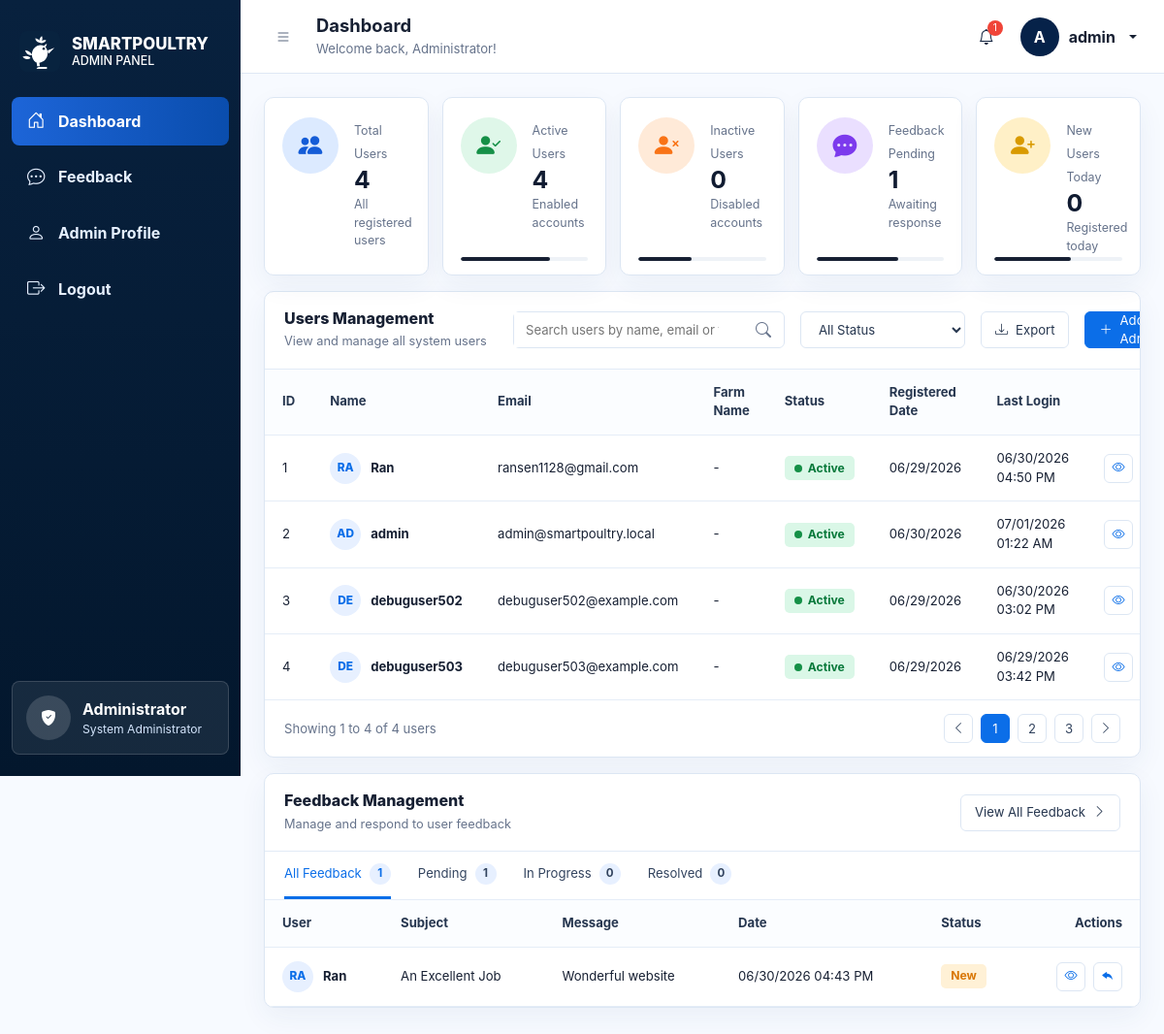
/admin-dashboard/ (signed in), run on the app's committed database.
### smartpoultry/accounts/models.py (models this page shows, shortened)
class UserProfile(AbstractUser):
    ROLE_CHOICES = [
        ('admin', 'Farm Administrator'),
        ('manager', 'Farm Manager'),
        ('staff', 'Staff Member'),
        ('viewer', 'Viewer Only'),
    ]
    phone = models.CharField(max_length=20, blank=True)
    role = models.CharField(max_length=20, choices=ROLE_CHOICES, default='staff')
    farm = models.ForeignKey('core.Farm', on_delete=models.CASCADE, null=True, blank=True)
    is_active_user = models.BooleanField(default=True)
    created_at = models.DateTimeField(auto_now_add=True)
    updated_at = models.DateTimeField(auto_now=True)
    class Meta:
        verbose_name_plural = "User Profiles"

### smartpoultry/core/models.py (models this page shows, shortened)
class Feedback(models.Model):
    STATUS_CHOICES = [
        ('new', 'New'),
        ('reviewed', 'Reviewed'),
        ('resolved', 'Resolved'),
        ('archived', 'Archived'),
    ]
    user = models.ForeignKey(settings.AUTH_USER_MODEL, on_delete=models.SET_NULL, null=True, blank=True, related_name='feedback_items')
    subject = models.CharField(max_length=255)
    message = models.TextField()
    rating = models.PositiveSmallIntegerField(default=5)
    status = models.CharField(max_length=20, choices=STATUS_CHOICES, default='new')
    admin_response = models.TextField(blank=True)
    created_at = models.DateTimeField(auto_now_add=True)
    updated_at = models.DateTimeField(auto_now=True)
    class Meta:
        ordering = ['-created_at']

### smartpoultry/core/views.py (the view)
    @login_required(login_url='login')
    def wrapper(request, *args, **kwargs):
        if is_admin_user(request.user):
            return view_func(request, *args, **kwargs)
        return HttpResponseForbidden('You do not have permission to access this page.')

### smartpoultry/core/views.py (called while the page is built)
def is_admin_user(user):
    return user.is_authenticated and (user.is_staff or user.is_superuser)

def admin_required(view_func):
    @login_required(login_url='login')
    def wrapper(request, *args, **kwargs):
        if is_admin_user(request.user):
            return view_func(request, *args, **kwargs)
        return HttpResponseForbidden('You do not have permission to access this page.')
    return wrapper

### smartpoultry/templates/admin_dashboard.html (shortened to what this page needs)
{% extends 'base.html' %}
{% block admin_title %}Dashboard{% endblock %}
{% block content %}
<section class="admin-stat-grid">
    <div class="admin-stat-card stat-blue">
        <span class="stat-icon"><i class="bi bi-people-fill"></i></span>
        <div>
            <small>Total Users</small>
            <strong>{{ stats.total_users }}</strong>
            <p>All registered users</p>
        </div>
    </div>
    <div class="admin-stat-card stat-green">
        <span class="stat-icon"><i class="bi bi-person-check-fill"></i></span>
        <div>
            <small>Active Users</small>
            <strong>{{ stats.active_users }}</strong>
            <p>Enabled accounts</p>
        </div>
        <span class="stat-bar"><i style="width: 70%"></i></span>
    </div>
    <div class="admin-stat-card stat-orange">
        <span class="stat-icon"><i class="bi bi-person-x-fill"></i></span>
        <div>
            <small>Inactive Users</small>
            <strong>{{ stats.inactive_users }}</strong>
            <p>Disabled accounts</p>
        </div>
        <span class="stat-bar"><i style="width: 42%"></i></span>
    </div>
    <div class="admin-stat-card stat-purple">
        <span class="stat-icon"><i class="bi bi-chat-dots-fill"></i></span>
        <div>
            <small>Feedback Pending</small>
            <strong>{{ stats.new_feedback }}</strong>
            <p>Awaiting response</p>
        </div>
        <span class="stat-bar"><i style="width: 64%"></i></span>
    </div>
    <div class="admin-stat-card stat-yellow">
        <span class="stat-icon"><i class="bi bi-person-plus-fill"></i></span>
        <div>
            <small>New Users Today</small>
            <strong>{{ stats.new_users_today }}</strong>
            <p>Registered today</p>
        </div>
        <span class="stat-bar"><i style="width: 60%"></i></span>
    </div>
</section>
<section class="admin-panel" id="users">
    <div class="admin-panel-header">
        <div>
            <h2>Users Management</h2>
            <p>View and manage all system users</p>
        </div>
        <form class="admin-search" method="get">
            <input type="search" name="q" value="{{ query }}" placeholder="Search users by name, email or farm...">
            <button type="submit" aria-label="Search"><i class="bi bi-search"></i></button>
        </form>
        <select class="admin-filter" aria-label="Status filter">
            <option>All Status</option>
        </select>
        <a class="admin-lite-btn" href="/admin/accounts/userprofile/">
            <i class="bi bi-download"></i> Export
        </a>
        <a class="admin-primary-btn" href="/admin/accounts/userprofile/add/">
            <i class="bi bi-plus-lg"></i> Add Admin
        </a>
    </div>
    <div class="table-responsive">
        <table class="admin-table">
            <thead>
                <tr>
                    <th>ID</th>
                    <th>Name</th>
                    <th>Email</th>
                    <th>Farm Name</th>
                    <th>Status</th>
                    <th>Registered Date</th>
                    <th>Last Login</th>
                    <th class="text-end">Actions</th>
                </tr>
            </thead>
            <tbody>
                {% for account in managed_users %}
                    <tr>
                        <td>{{ forloop.counter }}</td>
                        <td>
                            <div class="admin-person">
                                <span>{{ account.username|slice:":2"|upper }}</span>
                                <strong>{{ account.get_full_name|default:account.username }}</strong>
                            </div>
                        </td>
                        <td>{{ account.email|default:"-" }}</td>
                        <td>{% if account.farm %}{{ account.farm.name }}{% else %}-{% endif %}</td>
                        <td>
                            {% if account.is_active and account.is_active_user %}
                                <span class="admin-status active"><i></i>Active</span>
                            {% else %}
                                <span class="admin-status inactive"><i></i>Inactive</span>
                            {% endif %}
                        </td>
                        <td>{{ account.date_joined|date:"m/d/Y" }}</td>
                        <td>{% if account.last_login %}{{ account.last_login|date:"m/d/Y h:i A" }}{% else %}-{% endif %}</td>
                        <td class="text-end">
                            <div class="admin-actions">
                                <a href="/admin/accounts/userprofile/{{ account.id }}/change/" title="View"><i class="bi bi-eye"></i></a>
                            </div>
                        </td>
                    </tr>
                {% empty %}
                    <tr>
                        <td colspan="8" class="text-center text-muted py-4">No users found.</td>
                    </tr>
                {% endfor %}
            </tbody>
        </table>
    </div>
    <div class="admin-table-footer">
        <span>Showing 1 to {{ managed_users|length }} of {{ stats.total_users }} users</span>
        <div class="admin-pagination">
            <button type="button"><i class="bi bi-chevron-left"></i></button>
            <button type="button" class="active">1</button>
            <button type="button">2</button>
            <button type="button">3</button>
            <button type="button"><i class="bi bi-chevron-right"></i></button>
        </div>
    </div>
</section>
<section class="admin-panel" id="feedback">
    <div class="admin-panel-header compact">
        <div>
            <h2>Feedback Management</h2>
            <p>Manage and respond to user feedback</p>
        </div>
        <a class="admin-lite-btn" href="{% url 'admin_feedback' %}">
            View All Feedback <i class="bi bi-chevron-right"></i>
        </a>
    </div>
    <div class="feedback-tabs">
        <span class="active">All Feedback <strong>{{ feedback_items|length }}</strong></span>
        <span>Pending <strong>{{ stats.new_feedback }}</strong></span>
        <span>In Progress <strong>0</strong></span>
        <span>Resolved <strong>0</strong></span>
    </div>
    <div class="table-responsive">
        <table class="admin-table">
            <thead>
                <tr>
                    <th>User</th>
                    <th>Subject</th>
                    <th>Message</th>
                    <th>Date</th>
                    <th>Status</th>
                    <th class="text-end">Actions</th>
                </tr>
            </thead>
            <tbody>
                {% for item in feedback_items %}
                    <tr>
                        <td>
                            <div class="admin-person">
                                <span>{{ item.user.username|default:"NA"|slice:":2"|upper }}</span>
                                <strong>{{ item.user.username|default:"Anonymous" }}</strong>
                            </div>
                        </td>
                        <td>{{ item.subject }}</td>
                        <td>{{ item.message|truncatechars:70 }}</td>
                        <td>{{ item.created_at|date:"m/d/Y h:i A" }}</td>
                        <td><span class="feedback-status {{ item.status }}">{{ item.get_status_display }}</span></td>
                        <td class="text-end">
                            <div class="admin-actions">
                                <a href="{% url 'admin_feedback_detail' item.id %}" title="Read comment"><i class="bi bi-eye"></i></a>
                                <a href="{% url 'admin_feedback_detail' item.id %}" title="Respond"><i class="bi bi-reply-fill"></i></a>
                            </div>
                        </td>
                    </tr>
                {% empty %}
                    <tr>
                        <td colspan="6" class="text-center text-muted py-4">No feedback found.</td>
                    </tr>
                {% endfor %}
            </tbody>
        </table>
    </div>
</section>
{% endblock %}

### smartpoultry/templates/base.html (shortened to what this page needs)
<!DOCTYPE html>
<html lang="en">
<head>
    <link href="https://cdn.jsdelivr.net/npm/bootstrap@5.1.3/dist/css/bootstrap.min.css" rel="stylesheet">
    <link rel="stylesheet" href="https://cdn.jsdelivr.net/npm/bootstrap-icons@1.7.2/font/bootstrap-icons.css">
    {% load static %}
    <link rel="stylesheet" href="{% static 'css/style.css' %}">
</head>
<body>
    {% if user.is_authenticated and user.is_staff or user.is_authenticated and user.is_superuser %}
        <div class="admin-shell">
            <aside class="admin-sidebar">
                <a class="admin-brand" href="{% url 'admin_dashboard' %}">
                    <img src="{% static 'images/rooster-logo.svg' %}" alt="SMARTPOULTRY logo" class="brand-logo admin-brand-logo">
                    <span>SMARTPOULTRY<small>ADMIN PANEL</small></span>
                </a>
                <nav class="admin-nav">
                    <a class="admin-nav-link {% if request.path == '/admin-dashboard/' %}active{% endif %}" href="{% url 'admin_dashboard' %}">
                        <i class="bi bi-house-door"></i> Dashboard
                    </a>
                    <a class="admin-nav-link {% if request.path == '/admin-dashboard/feedback/' %}active{% endif %}" href="{% url 'admin_feedback' %}">
                        <i class="bi bi-chat-dots"></i> Feedback
                    </a>
                    <a class="admin-nav-link {% if request.path == '/profile/' %}active{% endif %}" href="{% url 'profile' %}">
                        <i class="bi bi-person"></i> Admin Profile
                    </a>
                    <a class="admin-nav-link" href="{% url 'logout' %}">
                        <i class="bi bi-box-arrow-right"></i> Logout
                    </a>
                </nav>
                <div class="admin-sidebar-card">
                    <span class="admin-avatar"><i class="bi bi-shield-fill-check"></i></span>
                    <div>
                        <strong>Administrator</strong>
                        <small>System Administrator</small>
                    </div>
                </div>
            </aside>
            <div class="admin-main">
                <header class="admin-topbar">
                    <button class="topbar-icon" type="button" aria-label="Menu"><i class="bi bi-list"></i></button>
                    <div>
                        <h1>{% block admin_title %}Dashboard{% endblock %}</h1>
                        <p>Welcome back, Administrator!</p>
                    </div>
                    <a class="admin-bell" href="{% url 'admin_feedback' %}" aria-label="Feedback">
                        <i class="bi bi-bell"></i>
                        <span>{{ stats.new_feedback|default:"0" }}</span>
                    </a>
                    <div class="dropdown">
                        <a class="admin-user dropdown-toggle" href="#" id="adminAccountDropdown" role="button" data-bs-toggle="dropdown">
                            <span class="admin-user-initial">{{ user.username|first|upper }}</span>
                            <span>{{ user.username }}</span>
                        </a>
                    </div>
                </header>
                <main class="admin-content">
    {% else %}
        <main>
    {% endif %}
            {% block content %}{% endblock %}
        </main>
    {% if user.is_authenticated and user.is_staff or user.is_authenticated and user.is_superuser %}
            </div>
        </div>
    {% elif user.is_authenticated %}
            </div>
        </div>
    {% endif %}
    {% load static %}
</body>
</html>

### data on the page
UserProfile: username|first "A", username "admin", username "AD", get_full_name "admin", email "admin@smartpoultry.local", is_active True (drawn), date_joined "06/30/2026", last_login "07/01/2026 01:22 AM"
UserProfile: username "RA", get_full_name "Ran", email "ransen1128@gmail.com", is_active True (drawn), date_joined "06/29/2026", last_login "06/30/2026 04:50 PM"
UserProfile: username "DE", get_full_name "debuguser502", email "debuguser502@example.com", is_active True (drawn), date_joined "06/29/2026", last_login "06/30/2026 03:02 PM"
UserProfile: username "DE", get_full_name "debuguser503", email "debuguser503@example.com", is_active True (drawn), date_joined "06/29/2026", last_login "06/29/2026 03:42 PM"
Feedback: user.username "RA", user.username "Ran", subject "An Excellent Job", message "Wonderful website", created_at "06/30/2026 04:43 PM", status "New"

### other printed values
{{ stats.new_feedback|default:"0" }} "1"
{{ stats.total_users }} "4"
{{ stats.active_users }} "4"
{{ stats.inactive_users }} "0"
{{ stats.new_feedback }} "1"
{{ stats.new_users_today }} "0"
{{ managed_users|length }} "4"
{{ feedback_items|length }} "1"
